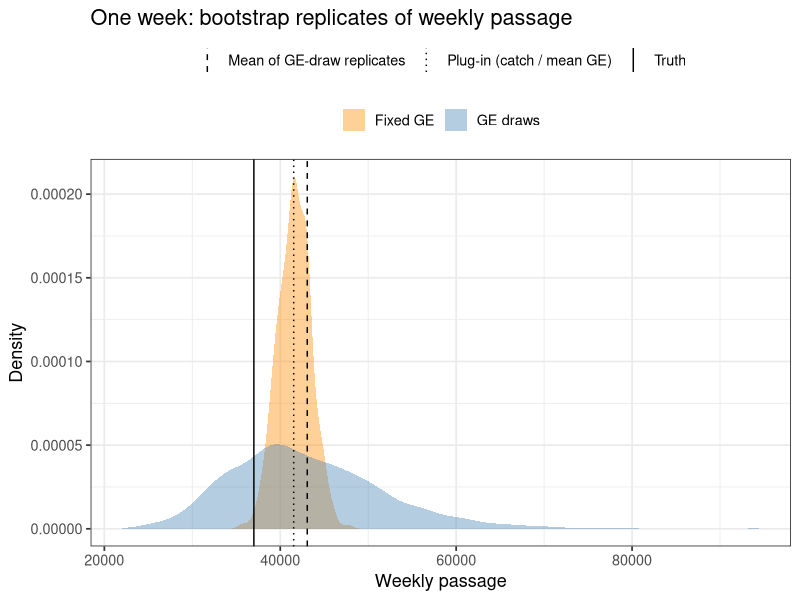
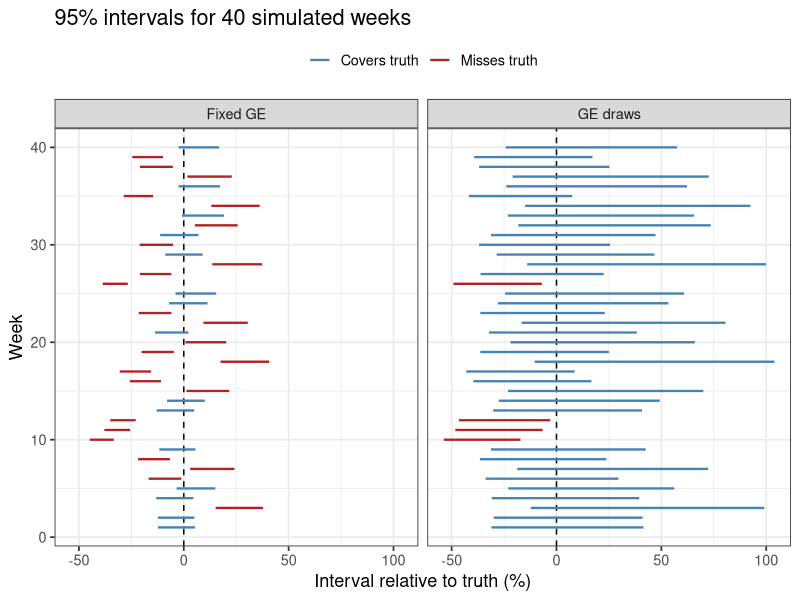

R code for these plots, in order:
# From GE to abundance: whose uncertainty does the bootstrap carry?
# (Run 00_setup.R once first: it installs packages and checks JAGS.)
#
# Lower Granite abundance expands the trap catch by the chance a passing fish
# is caught: the sampling rate times guidance efficiency (GE).
#   daily passage = daily catch / (sampling rate x GE)
#
# Two bootstraps for a week's total:
#   Fixed GE (SCRAPI-style): each replicate redraws each day's catch from a
#     binomial, rbinom(1, dailypass, Ptrue), with GE held at one value. The
#     interval carries trap-sampling noise but nothing about GE, even though
#     GE is the shakiest input.
#   GE draws (SCRAPI2-style): each replicate also gets its own GE draw from
#     the GE posterior, and the point estimate is the mean of the replicates.
#     Because 1 / GE is convex, the exact average of the expansion over the GE
#     posterior is above catch / (rate x mean GE) (Jensen's inequality,
#     02_lincoln_petersen.R). A finite bootstrap adds catch-redraw noise, so a
#     single week's replicate mean isn't guaranteed to land above it.
#
# This is a hybrid: catch noise comes from the bootstrap, GE uncertainty from
# posterior draws. It is not a full Bayesian posterior for abundance.
#
# Teaching version: plain R, no JAGS. The GE posterior here is a Beta from a
# simple PIT sample, standing in for the posterior draws from 05 to 07.
# Real SCRAPI also resamples measured fish for the composition splits; that
# part is left out. All data are simulated.

library(ggplot2)

set.seed(8)

# 1. True values ----

N.day <- c(3000, 4500, 6000, 8000, 7000, 5000, 3500)   # true daily passage
N.week <- sum(N.day)
rate <- 0.25          # sampling rate
GE <- 0.05            # true guidance efficiency
n.pit <- 600          # PIT-tagged fish informing GE this week
B <- 2000             # bootstrap replicates

# 2. One week, both bootstraps ----

one.week <- function() {
  C <- rbinom(length(N.day), N.day, rate * GE)            # daily trap catch
  g <- rbinom(1, n.pit, GE)                               # PIT fish guided
  ge.draws <- rbeta(B, g + 1, n.pit - g + 1)              # GE posterior draws
  ge.mean <- mean(ge.draws)

  # Fixed GE: one GE for every replicate
  pass.fixed <- C / (rate * ge.mean)
  plug.in <- sum(pass.fixed)
  boot.fixed <- replicate(B, sum(rbinom(length(C), round(pass.fixed), rate * ge.mean) / (rate * ge.mean)))

  # GE draws: each replicate carries its own GE
  boot.draws <- sapply(ge.draws, function(ge) {
    pass <- C / (rate * ge)
    sum(rbinom(length(C), round(pass), rate * ge) / (rate * ge))
  })

  list(plug.in = plug.in, boot.fixed = boot.fixed, boot.draws = boot.draws,
       est.draws = mean(boot.draws), med.draws = median(boot.draws))
}

wk <- one.week()
ci <- function(x) round(quantile(x, c(0.025, 0.975)))
cat("True weekly passage:", N.week, "\n")
cat("Fixed GE:  plug-in estimate", round(wk$plug.in), "  95% interval", ci(wk$boot.fixed), "\n")
cat("GE draws:  mean of replicates", round(wk$est.draws), "  95% interval", ci(wk$boot.draws), "\n")
cat("Plug-in sits at the", round(100 * mean(wk$boot.draws < wk$plug.in)),
    "th percentile of the GE-draw replicates\n")

# 3. Repeat over many weeks ----

n.weeks <- 300
res <- t(replicate(n.weeks, {
  w <- one.week()
  c(plug.in = w$plug.in, est.draws = w$est.draws, med.draws = w$med.draws,
    lo.fixed = unname(quantile(w$boot.fixed, 0.025)), hi.fixed = unname(quantile(w$boot.fixed, 0.975)),
    lo.draws = unname(quantile(w$boot.draws, 0.025)), hi.draws = unname(quantile(w$boot.draws, 0.975)))
}))
res <- as.data.frame(res)

cover.fixed <- mean(res$lo.fixed <= N.week & N.week <= res$hi.fixed)
cover.draws <- mean(res$lo.draws <= N.week & N.week <= res$hi.draws)
cat("\nOver", n.weeks, "simulated weeks:\n")
cat("95% interval coverage   fixed GE:", round(100 * cover.fixed, 1), "%   GE draws:", round(100 * cover.draws, 1), "%\n")
cat("Median interval width   fixed GE:", round(median(res$hi.fixed - res$lo.fixed)),
    "   GE draws:", round(median(res$hi.draws - res$lo.draws)), "\n")
cat("Mean % error vs truth   plug-in:", round(100 * (mean(res$plug.in) / N.week - 1), 1),
    "%   mean of GE-draw replicates:", round(100 * (mean(res$est.draws) / N.week - 1), 1),
    "%   median of GE-draw replicates:", round(100 * (mean(res$med.draws) / N.week - 1), 1), "%\n")
cat("Weeks where the plug-in falls below the mean of the GE-draw replicates:",
    round(100 * mean(res$plug.in < res$est.draws)), "%\n")

# 4. Plot ----
# Each plot prints on its own.

boot.df <- rbind(data.frame(method = "Fixed GE", total = wk$boot.fixed),
                 data.frame(method = "GE draws", total = wk$boot.draws))
lines.df <- data.frame(what = c("Truth", "Plug-in (catch / mean GE)", "Mean of GE-draw replicates"),
                       x = c(N.week, wk$plug.in, wk$est.draws))
p1 <- ggplot(boot.df, aes(total, fill = method)) +
  geom_density(alpha = 0.4, color = NA) +
  geom_vline(data = lines.df, aes(xintercept = x, linetype = what)) +
  scale_fill_manual(NULL, values = c("Fixed GE" = "darkorange", "GE draws" = "steelblue")) +
  scale_linetype_manual(NULL, values = c("Truth" = "solid", "Plug-in (catch / mean GE)" = "dotted",
                                         "Mean of GE-draw replicates" = "dashed")) +
  labs(title = "One week: bootstrap replicates of weekly passage", x = "Weekly passage", y = "Density") +
  theme_bw(base_size = 13) + theme(legend.position = "top", legend.box = "vertical")
print(p1)

show <- 1:40
int.df <- rbind(data.frame(week = show, method = "Fixed GE", lo = res$lo.fixed[show], hi = res$hi.fixed[show]),
                data.frame(week = show, method = "GE draws", lo = res$lo.draws[show], hi = res$hi.draws[show]))
int.df$covers <- ifelse(int.df$lo <= N.week & N.week <= int.df$hi, "Covers truth", "Misses truth")
p2 <- ggplot(int.df, aes(y = week, xmin = 100 * (lo / N.week - 1), xmax = 100 * (hi / N.week - 1),
                         color = covers)) +
  geom_vline(xintercept = 0, linetype = "dashed") +
  geom_linerange(linewidth = 0.8) +
  facet_wrap(~ method) +
  scale_color_manual(NULL, values = c("Covers truth" = "steelblue", "Misses truth" = "firebrick")) +
  labs(title = "95% intervals for 40 simulated weeks", x = "Interval relative to truth (%)", y = "Week") +
  theme_bw(base_size = 13) + theme(legend.position = "top")
print(p2)

# Lessons ----
# - An interval has to carry the uncertainty of every estimated input. Holding
#   GE fixed gives an interval that is far too narrow and misses the truth
#   most of the time.
# - Giving every bootstrap replicate its own GE draw improved coverage to
#   about 95% in this simulation.
# - Propagating uncertainty and removing bias are different jobs. Carrying GE
#   draws widened the intervals to an honest width, but the inverse also
#   raised the mean of the replicates: in this simulation it ran a few percent
#   high, while the plug-in and the median landed closer to the truth.
# - The mean of the replicates sat above catch / (rate x mean GE) in every
#   simulated week here. Jensen's inequality guarantees that ordering for the
#   exact average over GE; the catch redraws add noise, so it isn't
#   guaranteed week by week.
# - Which center to report is a choice. Simulate your own setup to see the
#   trade.

# Where BPA teaches this ----
# BPA doesn't use the bootstrap. The Bayesian habit it teaches throughout is
# the same idea as giving each replicate its own GE draw: compute derived
# quantities from every posterior draw, then summarize. Example:
# - 5.4  The probability that the house martin population in 2015 is below
#        2009, computed from the posterior draws of N
